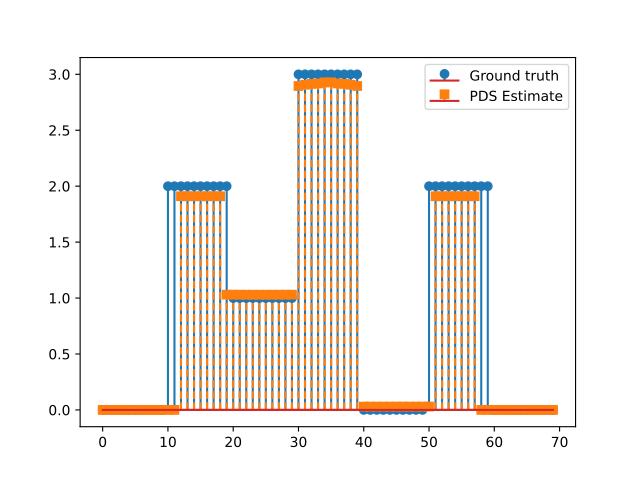

Recreate this plot in Python.
import numpy as np
import matplotlib.pyplot as plt
from pycsou.linop.diff import FirstDerivative
from pycsou.func.loss import SquaredL2Loss
from pycsou.func.penalty import L1Norm, NonNegativeOrthant
from pycsou.linop.sampling import DownSampling
from pycsou.opt.proxalgs import PrimalDualSplitting

x = np.repeat([0, 2, 1, 3, 0, 2, 0], 10)
D = FirstDerivative(size=x.size, kind='forward')
D.compute_lipschitz_cst(tol=1e-3)
rng = np.random.default_rng(0)
Gop = DownSampling(size=x.size, downsampling_factor=3)
Gop.compute_lipschitz_cst()
y = Gop(x)
l22_loss = (1 / 2) * SquaredL2Loss(dim=Gop.shape[0], data=y)
F = l22_loss * Gop
lambda_ = 0.1
H = lambda_ * L1Norm(dim=D.shape[0])
G = 0.01 * L1Norm(dim=Gop.shape[1])
pds = PrimalDualSplitting(dim=Gop.shape[1], F=F, G=G, H=H, K=D, verbose=None)
estimate, converged, diagnostics = pds.iterate()
plt.figure()
plt.stem(x, linefmt='C0-', markerfmt='C0o')
plt.stem(estimate['primal_variable'], linefmt='C1--', markerfmt='C1s')
plt.legend(['Ground truth', 'PDS Estimate'])
plt.show()
